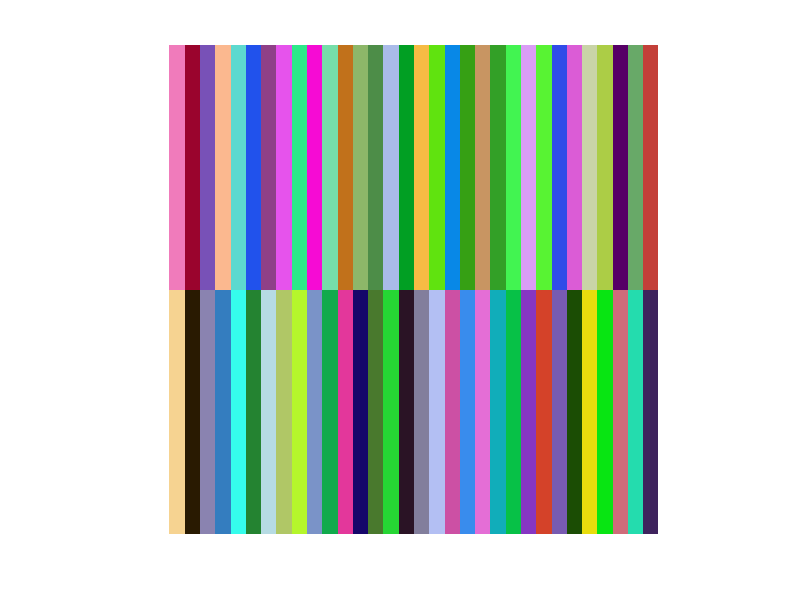

Reproduce this figure in MATLAB.
% excitingcolormaps

img = reshape(1:64,2,32);
image(img); colormap(gray(64)); %a colormap that goes up in steps of 1/64 until it gets to 1 at end of each column
axis square %makes each tick mark the same
axis off %takes off labels
drawnow

%change the paint pots that each cell are painted with (the values still
%stay the same as in img)
for i=1:200
    pp=rand(64,3)
    colormap(pp)
    drawnow; %refreshes image before re-doing the loop
end

%replaces all the squares with random numbers

